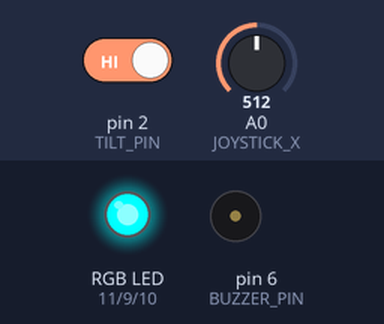
Recording of a sketch running on a simulated Arduino Uno, built with avr-gcc and run on an emulated ATmega328P. Parts: an RGB LED mixed from three pins (HIGH = lit), buzzer (waves = sounding). The inputs (shaded band) are chosen by the test bench; at power-on: A0 (JOYSTICK_X) = 512, pin 2 (TILT_PIN) HIGH.

Above: at 1.2 s.
1.3 s: A0 (JOYSTICK_X) set to 716
At 2.1 s:
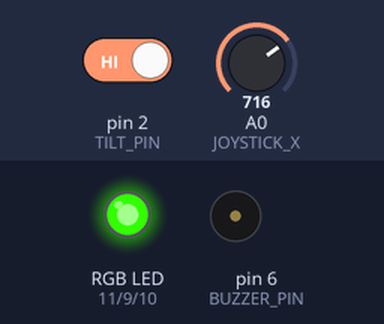
2.8 s: pin 2 (TILT_PIN) driven LOW
At 3.3 s:
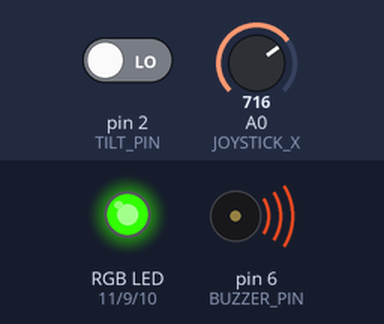
4.3 s: A0 (JOYSTICK_X) set to 778
At 5.5 s:
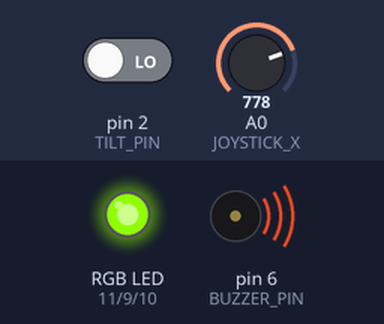
5.8 s: pin 2 (TILT_PIN) driven HIGH
At 6.8 s:
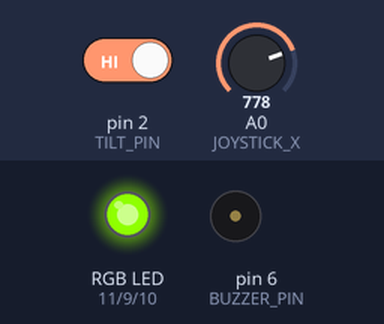
7.3 s: A0 (JOYSTICK_X) set to 758
At 7.9 s:
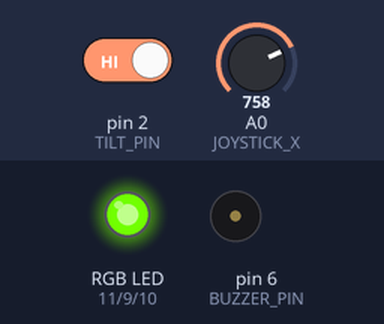
8.8 s: pin 2 (TILT_PIN) driven LOW
At 10.2 s:
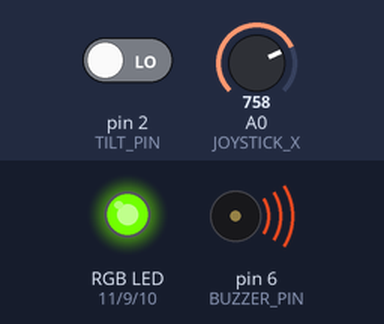
Timing chart, 0 to 11.3 s (numbered marks = the images above; inputs shaded):
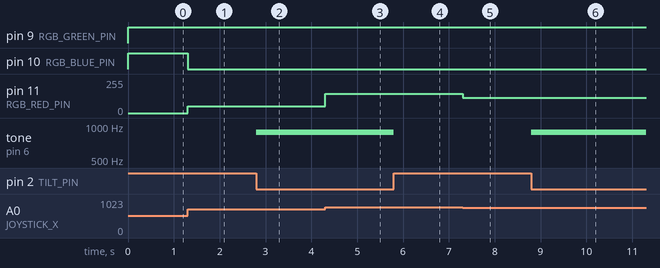

Measured:
- after the input at 1.3 s, pin 10 (RGB_BLUE_PIN): HIGH → LOW at once; pin 11 (RGB_RED_PIN): 0/255 → 50/255 at once
- after the input at 2.8 s, tone on pin 6 (BUZZER_PIN): silent → 880 Hz at once
- after the input at 4.3 s, pin 11 (RGB_RED_PIN): 50/255 → 143/255 at once
- after the input at 5.8 s, tone on pin 6 (BUZZER_PIN): 880 Hz → silent at once
- after the input at 7.3 s, pin 11 (RGB_RED_PIN): 143/255 → 113/255 at once
- after the input at 8.8 s, tone on pin 6 (BUZZER_PIN): silent → 880 Hz at once

The sketch:

task2-interactive-system.ino
```cpp
/*
  Task 2: Interactive system - two sensors driving two actuators
  ---------------------------------------------------------------
  An original interactive circuit with two different sensors and two different
  actuators. The Arduino reads both sensors, processes the values in code, and
  drives both actuators. No sensor is wired directly to an actuator -- every
  input flows through the Arduino.

  Sensor 1 -> Actuator 1 : Joystick X-axis  -> RGB LED color
  Sensor 2 -> Actuator 2 : Tilt ball switch -> Passive buzzer (tone on/off)

  Circuit:
  - Joystick module: VRx -> A0, +5V -> 5V, GND -> GND
  - RGB LED (common cathode): common leg -> GND; red -> pin 11, blue -> pin 10,
    green -> pin 9, each through a 220 ohm resistor
  - Tilt ball switch: one leg -> pin 2, other leg -> GND
    (read with the internal pull-up resistor, so no external resistor needed)
  - Passive buzzer: one leg -> pin 6, other leg -> GND

  References:
  - RGB rainbow color logic adapted from:
    https://roboticsbackend.com/arduino-control-rgb-led-with-potentiometer/
  - Tilt switch read like a button using INPUT_PULLUP; digitalRead logic reused
    from Task 1.
*/

// Sensor 1 -> Actuator 1
const int JOYSTICK_X    = A0;
const int RGB_RED_PIN   = 11;
const int RGB_BLUE_PIN  = 10;
const int RGB_GREEN_PIN = 9;

// Sensor 2 -> Actuator 2
const int TILT_PIN   = 2;
const int BUZZER_PIN = 6;

int tiltState = 0;

void setup() {
  pinMode(RGB_RED_PIN, OUTPUT);
  pinMode(RGB_BLUE_PIN, OUTPUT);
  pinMode(RGB_GREEN_PIN, OUTPUT);
  pinMode(TILT_PIN, INPUT_PULLUP);   // internal pull-up: pin reads HIGH until switch pulls it to GND
  pinMode(BUZZER_PIN, OUTPUT);
}

void loop() {
  // --- Sensor 1 -> Actuator 1: joystick position sets the RGB LED color ---
  int xValue = analogRead(JOYSTICK_X);            // 0-1023 from the X-axis
  int rgbValue = map(xValue, 0, 1023, 0, 1535);   // scale onto a 6-step color wheel

  int red, blue, green;
  if (rgbValue < 256) {
    red = 255;             blue = rgbValue;       green = 0;
  } else if (rgbValue < 512) {
    red = 511 - rgbValue;  blue = 255;            green = 0;
  } else if (rgbValue < 768) {
    red = 0;               blue = 255;            green = rgbValue - 512;
  } else if (rgbValue < 1024) {
    red = 0;               blue = 1023 - rgbValue; green = 255;
  } else if (rgbValue < 1280) {
    red = rgbValue - 1024; blue = 0;              green = 255;
  } else {
    red = 255;             blue = 0;              green = 1535 - rgbValue;
  }

  analogWrite(RGB_RED_PIN, red);
  analogWrite(RGB_BLUE_PIN, blue);
  analogWrite(RGB_GREEN_PIN, green);

  // --- Sensor 2 -> Actuator 2: tilt switch toggles the buzzer tone ---
  tiltState = digitalRead(TILT_PIN);
  if (tiltState == LOW) {            // LOW = switch closed (tilted into contact)
    tone(BUZZER_PIN, 880);          // play an 880 Hz tone
  } else {
    noTone(BUZZER_PIN);             // otherwise silent
  }
}
```
